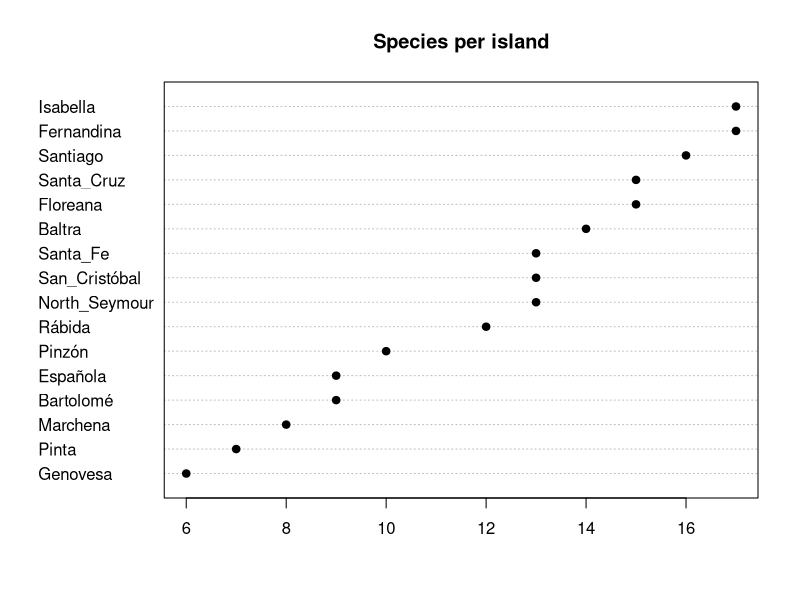
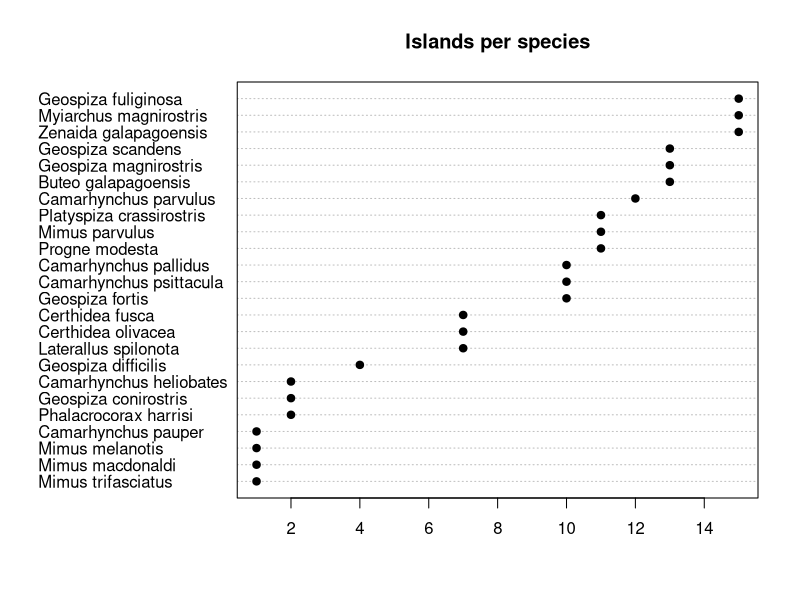
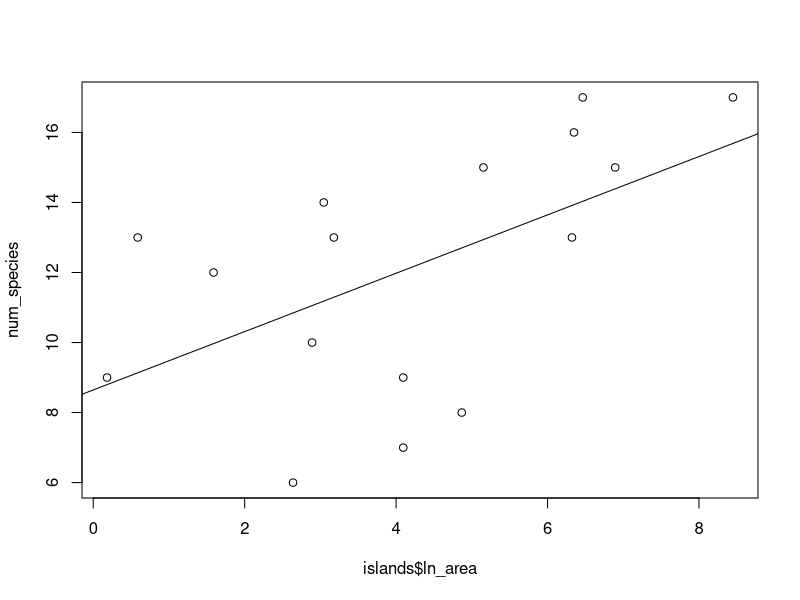
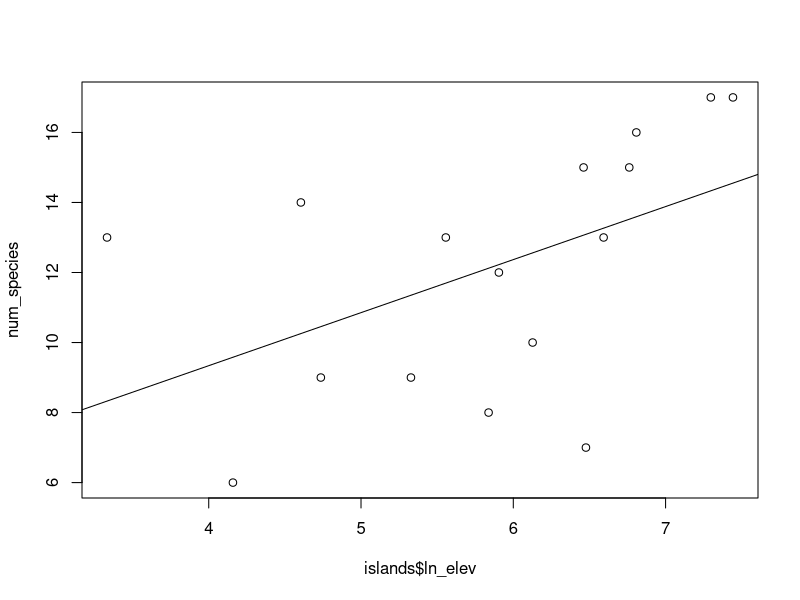
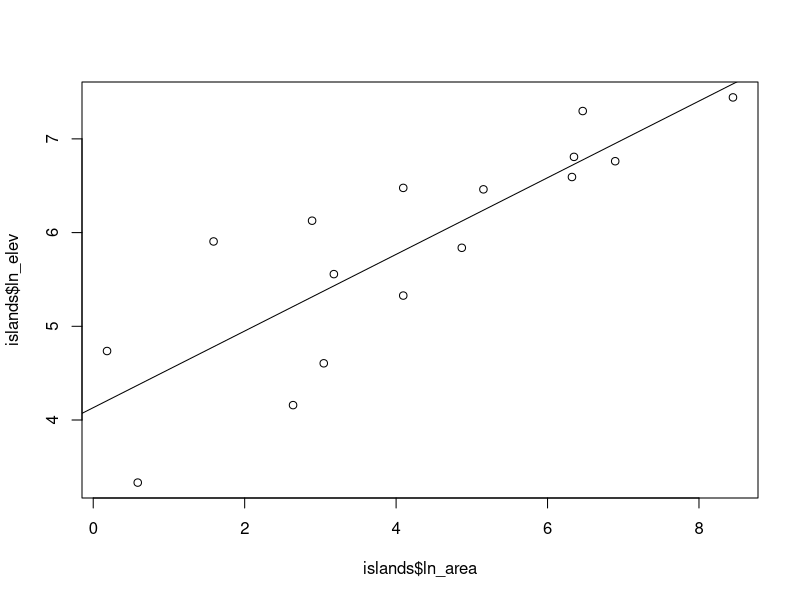
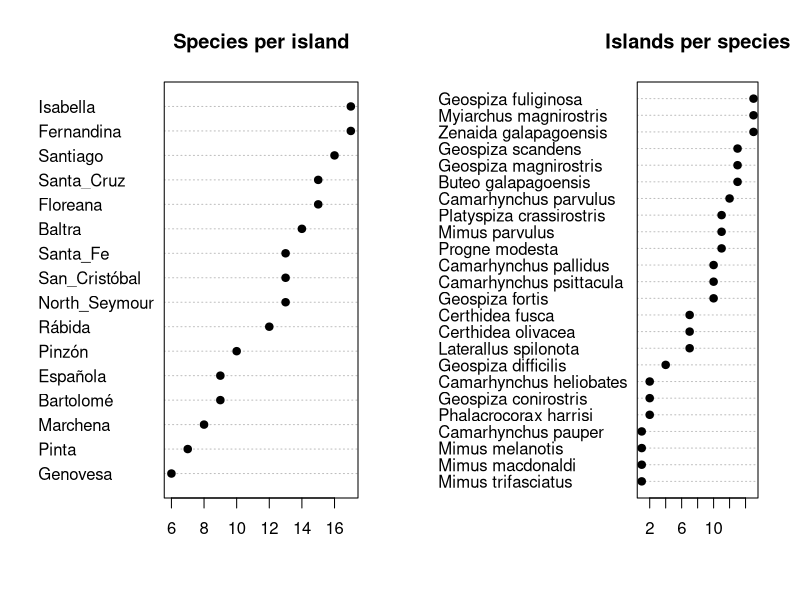

Source code (R) for these figures, in order:

## Read in the data
birds <- read.csv("birds.csv", header = TRUE, row.names = 1)
islands <- read.csv("islands.csv", header = TRUE)

#birds <- read.csv("http://mtaylor4.semo.edu/biogeo/birds.csv", header = TRUE, row.names = 1)
#islands <- read.csv("http://mtaylor4.semo.edu/biogeo/islands.csv", header = TRUE)

# Log transform area and elevation
islands$ln_area <- log(islands$area)
islands$ln_elev <- log(islands$elevation)

# Tally and plot number of species per island
num_species <- colSums(birds) # skip first column with species names
dotchart(sort(num_species), main = "Species per island", pch = 19)

# Tallyname number of islands occupied by each species
num_islands <- rowSums(birds)
#names(num_islands) <- birds[,1]
dotchart(sort(num_islands), main = "Islands per species", pch = 19)

# Is number of species predicted by area 
area.lm <- lm(num_species ~ islands$ln_area)
summary(area.lm)

plot(num_species ~ islands$ln_area)
abline(area.lm)


# Is number of species predicted by elevation 
elev.lm <- lm(num_species ~ islands$ln_elev)
summary(elev.lm)
plot(num_species ~ islands$ln_elev)
abline(elev.lm)


features.lm <- lm(ln_elev ~ ln_area, dat = islands)
summary(features.lm)
plot(islands$ln_elev ~ islands$ln_area)
abline(features.lm)

area_elev.lm <- lm(num_species ~ ln_area * ln_elev, data = islands)
summary(area_elev.lm)



# Optional barplot
#op <- par(mar = c(12,3,2,2), mfrow = c(1,2))
op <- par(mfrow = c(1,2))
dotchart(sort(num_species), main = "Species per island", pch = 19)
dotchart(sort(num_islands), main = "Islands per species", pch = 19)
par(op)
# Defaults
par(mfrow = c(1,1))

